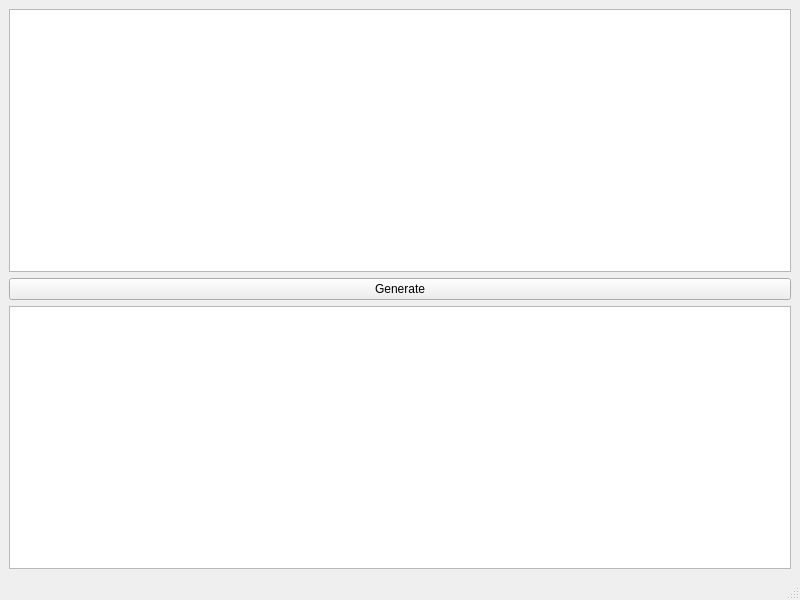
<?xml version="1.0" encoding="UTF-8"?>
<ui version="4.0">
 <class>MainWindow</class>
 <widget class="QMainWindow" name="MainWindow">
  <property name="geometry">
   <rect>
    <x>0</x>
    <y>0</y>
    <width>800</width>
    <height>600</height>
   </rect>
  </property>
  <property name="windowTitle">
   <string>MainWindow</string>
  </property>
  <widget class="QWidget" name="centralwidget">
   <layout class="QVBoxLayout" name="verticalLayout">
    <item>
     <widget class="QTextEdit" name="inputEdit"/>
    </item>
    <item>
     <widget class="QPushButton" name="generateButton">
      <property name="text">
       <string>Generate</string>
      </property>
     </widget>
    </item>
    <item>
     <widget class="QTextEdit" name="outputEdit"/>
    </item>
   </layout>
  </widget>
  <widget class="QMenuBar" name="menubar">
   <property name="geometry">
    <rect>
     <x>0</x>
     <y>0</y>
     <width>800</width>
     <height>21</height>
    </rect>
   </property>
  </widget>
  <widget class="QStatusBar" name="statusbar"/>
 </widget>
 <resources/>
 <connections/>
</ui>
